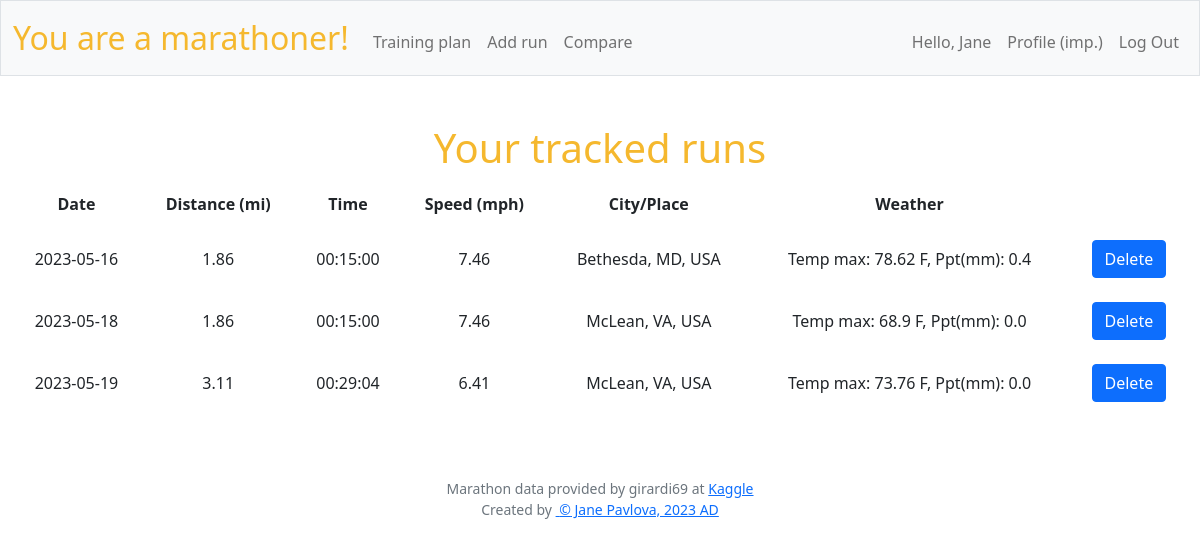
Page / (signed in) on the earlier database version.
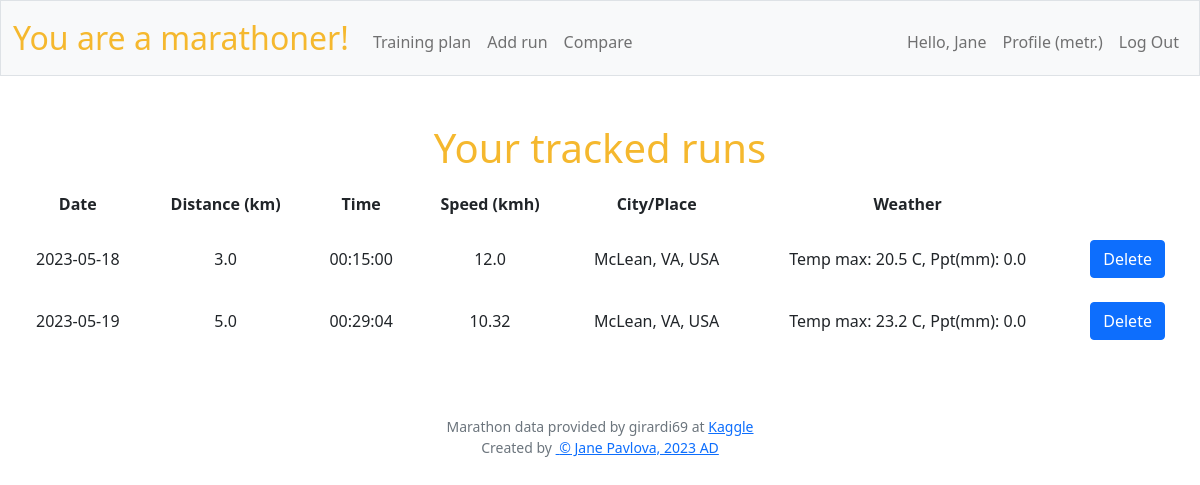
Same page on the later database version.
### tables this page shows
CREATE TABLE users (id INTEGER PRIMARY KEY AUTOINCREMENT NOT NULL, username TEXT NOT NULL, hash TEXT NOT NULL, imperial INTEGER NOT NULL DEFAULT 0);

CREATE TABLE runs (
id INTEGER PRIMARY KEY AUTOINCREMENT NOT NULL,
    user_id INTEGER,
    rundate DATETIME NOT NULL DEFAULT CURRENT_TIMESTAMP,
    distance REAL NOT NULL,
    runtime TEXT NOT NULL,
    speed REAL NOT NULL,
    weather TEXT, city TEXT,
    FOREIGN KEY (user_id) REFERENCES users (id));

### app.py (the view)
@app.route("/", methods=["GET"])
@login_required
def index():
    runs = get_user_runs(session["user_id"], g.crs)
    today = date.today()
    flash_message = False
    if len(runs) != 0:
        flash_message = True
    return render_template("layout.html", flash_message = flash_message, runs = runs, futuredate = today)

### app.py (called while the page is built)
@app.before_request
def before_request():
    if "db" not in g:
        g.db = sqlite3.connect("marathoner.db", check_same_thread=False)
    if "crs" not in g:
        g.crs = g.db.cursor()

@app.after_request
def after_request(response):
    if g.db is not None:
        g.db.close()
    """Ensure responses aren't cached"""
    response.headers["Cache-Control"] = "no-cache, no-store, must-revalidate"
    response.headers["Expires"] = 0
    response.headers["Pragma"] = "no-cache"
    return response

### supportfunctions.py (called while the page is built)
def login_required(f):
    @wraps(f)
    def decorated_function(*args, **kwargs):
        if session.get("user_id") is None:
            return redirect("/login")
        return f(*args, **kwargs)
    return decorated_function

def convert_to_mph(kmh):
    return kmh/1.609

def convert_to_fahrenheit(c):
    return ((c*9/5) + 32)

def convert_to_date(datestr):
    return datetime.strptime(datestr, "%Y-%m-%d").date()

### templates/layout.html (shortened to what this page needs)
<!DOCTYPE html>
<html lang="en">
    <head>
        <link href="https://cdn.jsdelivr.net/npm/bootstrap@5.1.3/dist/css/bootstrap.min.css"
 rel="stylesheet">
        <link href="/static/styles.css" rel="stylesheet">
    </head>
    <body>
        <nav class="bg-light border navbar navbar-expand-md navbar-light">
            <div class="container-fluid">
                <a class="navbar-brand" href="/"><span class="yellow">You</span><span class="yellow"> are</span><span class="yellow"> a</span><span class="yellow"> marathoner!</span></a>
                <div class="collapse navbar-collapse" id="navbar">
                    {% if session["user_id"] %}
                    <ul class="navbar-nav me-auto mt-2">
                        <li class="nav-item"><a class="nav-link" href="/plan">Training plan</a></li>
                        <li class="nav-item"><a class="nav-link" href="/addrun">Add run</a></li>
                        <li class="nav-item"><a class="nav-link" href="/compare">Compare</a></li>
                    </ul>
                    <ul class="navbar-nav ms-auto mt-2">
                        <li class="nav-link">Hello, {{ session["username"] }}</li>
                        <li class="nav-item"><a class="nav-link" href="/settings">Profile {% if session["imperial"]==1 %}(imp.){% else %}(metr.){% endif %}</a></li>
                        <li class="nav-item"><a class="nav-link" href="/logout">Log Out</a></li>
                    </ul>
                    {% else %}
                    <ul class="navbar-nav ms-auto mt-2">
                        <li class="nav-item"><a class="nav-link" href="/register">Register</a></li>
                        <li class="nav-item"><a class="nav-link" href="/login">Log In</a></li>
                    </ul>
                    {% endif %}
                </div>
            </div>
        </nav>
        <main class="container-fluid py-5 text-center">
                {% block main %}
                {% if session["user_id"] %}
                    {% if flash_message == True %}
                        <h1>Your tracked runs</h1>
                        <table>
                            <thead>
                                <tr>
                                    <th>Date</th>
                                    <th>Distance {% if session["imperial"]==1 %}(mi){% else %}(km){% endif %}</th>
                                    <th>Time</th>
                                    <th>Speed {% if session["imperial"]==1 %}(mph){% else %}(kmh){% endif %}</th>
                                    <th>City/Place</th>
                                    <th>Weather</th>
                                </tr>
                            </thead>
                            <tbody>
                                {% for run in runs %}
                                <tr {% if run.date|convertdate > futuredate %} class="futuredate" {% endif %}>
                                    <td>{{ run.date }}</td>
                                    <td>{{ run.distance }}</td>
                                    <td>{{ run.time}}</td>
                                    <td>{{ run.speed }}</td>
                                    <td>{{ run.city }}</td>
                                    <td>{{ run.weather }}</td>
                                    <td><button type="button" onclick="deleteTableRow('{{ run.id }}')" class="btn btn-primary">Delete</button></td>
                                </tr>
                                {% endfor %}
                            </tbody>
                        </table>
                    {% else %}
                        <h1>Your tracked runs</h1>
                        <h2>No runs yet tracked, stay put!</h2>
                    {% endif %}
                {% else %}
                        <h1>Login or register to start running!</h1>
                {% endif %}
                {% endblock %}
        </main>
        <footer class="mb-5 small text-center text-muted">
            Marathon data provided by girardi69 at <a
                href="https://www.kaggle.com/datasets/girardi69/marathon-time-predictions" target="_blank" rel="noopener noreferrer">Kaggle</a>
                <div>
                    Created by <a
                    href="https://github.com/pavlovajane" target="_blank" rel="noopener noreferrer">&nbsp;<span>&copy;</span>&nbsp;Jane Pavlova, 2023 AD</a>
                </div>
        </footer>
    </body>
</html>

### static/styles.css (style rules this page uses)
nav .navbar-brand { font-size: xx-large; }
nav .navbar-brand .yellow, h1, h2 { color: #f5b82e; }
table { background-color: transparent; margin-bottom: 1rem; width: 100%; }
table th, table td { padding: 0.75rem; vertical-align: middle; }

Differences in the rows shown:
removed runs: date "2023-05-16", distance "1.86", time "00:15:00", speed "7.46", city "Bethesda, MD, USA", weather "Temp max: 78.62 F, Ppt(mm): 0.4"
computed for runs (number 1 of 2 on the later page): distance "1.86" → "3.0"; speed "7.46" → "12.0"; weather "Temp max: 68.9 F, Ppt(mm): 0.0" → "Temp max: 20.5 C, Ppt(mm): 0.0"
computed for runs (number 2 of 2 on the later page): distance "3.11" → "5.0"; speed "6.41" → "10.32"; weather "Temp max: 73.76 F, Ppt(mm): 0.0" → "Temp max: 23.2 C, Ppt(mm): 0.0"
Other differences:
text no longer shown: "(imp.) (mi) (mph)"
text now shown: "(metr.) (km) (kmh)"
